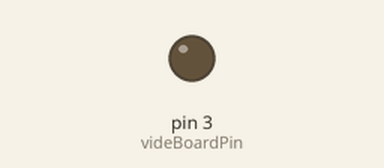
This sketch was run on a simulated Arduino Uno, built with avr-gcc and run on an emulated ATmega328P. Shown: output pins drawn as LEDs (lit = HIGH).

Above: at 0.05 s.
At 1.5 s:
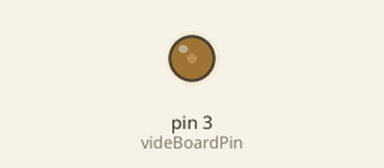
At 3.0 s:
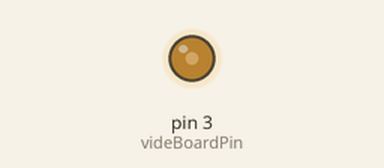
At 6.0 s:
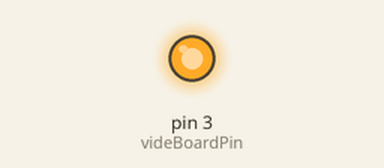
Timing chart, 0 to 7.8 s (numbered marks = the images above):
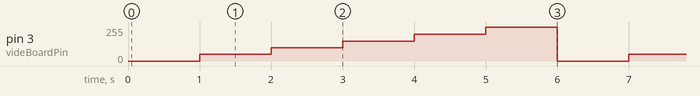

Measured:
- by itself, pin 3 (videBoardPin): repeats every 6.0 s: 100/255 1.0 s, 150/255 1.0 s, 200/255 1.0 s, 255/255 1.0 s, 0/255 1.0 s, 50/255 1.0 s

The sketch:

lilyPadVideBoard.ino
```cpp
/*
 * 測試vide Board
 */

int videBoardPin = 3;

void setup() {
  // put your setup code here, to run once:
  Serial.begin(9600);
  pinMode(videBoardPin, OUTPUT);
}

void loop() {
  // put your main code here, to run repeatedly:
  analogWrite(videBoardPin, 0);
  delay(1000);
  analogWrite(videBoardPin, 50);
  delay(1000);
  analogWrite(videBoardPin, 100);
  delay(1000);
  analogWrite(videBoardPin, 150);
  delay(1000);
  analogWrite(videBoardPin, 200);
  delay(1000);
  analogWrite(videBoardPin, 255);
  delay(1000);
}
```
